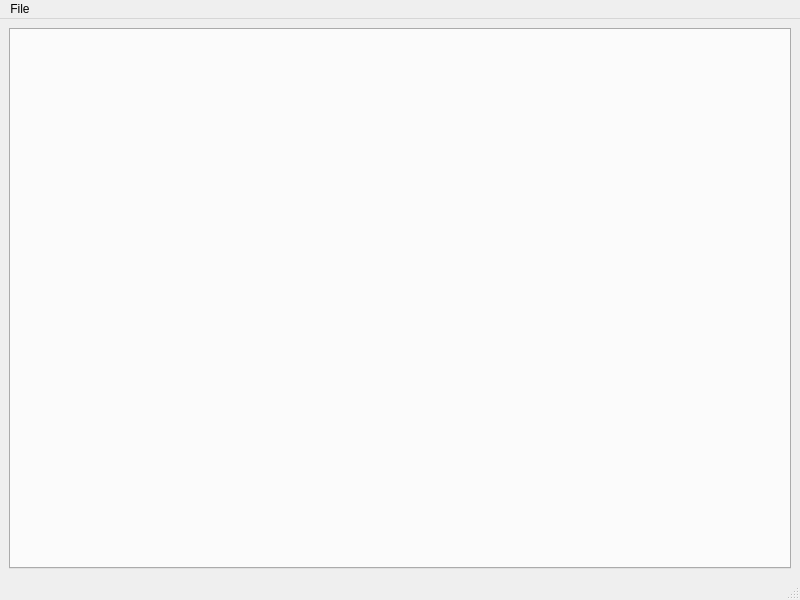
<?xml version="1.0" encoding="UTF-8"?>
<ui version="4.0">
 <class>MainWindow</class>
 <widget class="QMainWindow" name="MainWindow">
  <property name="geometry">
   <rect>
    <x>0</x>
    <y>0</y>
    <width>800</width>
    <height>600</height>
   </rect>
  </property>
  <property name="windowTitle">
   <string>MainWindow</string>
  </property>
  <widget class="QWidget" name="centralwidget">
   <layout class="QVBoxLayout" name="verticalLayout">
    <item>
     <widget class="QTabWidget" name="tabWidget">
      <property name="currentIndex">
       <number>-1</number>
      </property>
     </widget>
    </item>
   </layout>
  </widget>
  <widget class="QMenuBar" name="menubar">
   <property name="geometry">
    <rect>
     <x>0</x>
     <y>0</y>
     <width>800</width>
     <height>22</height>
    </rect>
   </property>
   <widget class="QMenu" name="menuFile">
    <property name="title">
     <string>File</string>
    </property>
    <addaction name="actionLoad_Target"/>
    <addaction name="actionRecent_Targets"/>
   </widget>
   <addaction name="menuFile"/>
  </widget>
  <widget class="QStatusBar" name="statusbar"/>
  <action name="actionLoad_Target">
   <property name="text">
    <string>Load Target</string>
   </property>
  </action>
  <action name="actionRecent_Targets">
   <property name="text">
    <string>Recent Targets</string>
   </property>
  </action>
 </widget>
 <resources/>
 <connections/>
</ui>
